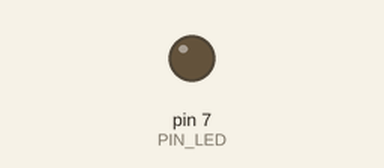
Recording of a sketch running on a simulated Arduino Uno, built with avr-gcc and run on an emulated ATmega328P. Shown: output pins drawn as LEDs (lit = HIGH). What the sketch prints to the serial monitor is not drawn.

Above: at 0.1 s.
At 2.1 s:
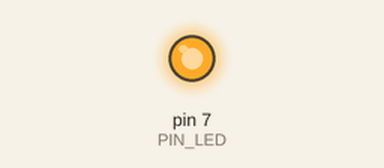
Timing chart, 0 to 3.6 s (numbered marks = the images above):
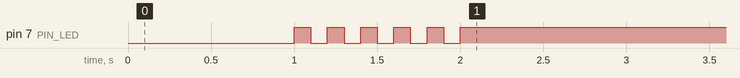

The sketch:

05_practice_2.ino
```cpp
#define PIN_LED 7
unsigned int toggle;

void setup(){
  pinMode(PIN_LED, OUTPUT);
  Serial.begin(115200);
  while(!Serial){

  }
  Serial.println("Hello World!");
  toggle=0;
  digitalWrite(PIN_LED,toggle);
  delay(1000);
  toggle=toggle_state(toggle);
  digitalWrite(PIN_LED,toggle);
  delay(100);
  toggle=toggle_state(toggle);
  digitalWrite(PIN_LED,toggle);
  delay(100);
  toggle=toggle_state(toggle);
  digitalWrite(PIN_LED,toggle);
  delay(100);
  toggle=toggle_state(toggle);
  digitalWrite(PIN_LED,toggle);
  delay(100);
  toggle=toggle_state(toggle);
  digitalWrite(PIN_LED,toggle);
  delay(100);
  toggle=toggle_state(toggle);
  digitalWrite(PIN_LED,toggle);
  delay(100);
  toggle=toggle_state(toggle);
  digitalWrite(PIN_LED,toggle);
  delay(100);
  toggle=toggle_state(toggle);
  digitalWrite(PIN_LED,toggle);
  delay(100);
  toggle=toggle_state(toggle);
  digitalWrite(PIN_LED,toggle);
  delay(100);
  toggle=toggle_state(toggle);
  digitalWrite(PIN_LED,toggle);
  delay(100);
  toggle=toggle_state(toggle);
  digitalWrite(PIN_LED,toggle);
}
void loop(){
}
int toggle_state(int toggle){
  return !toggle;
}
```
